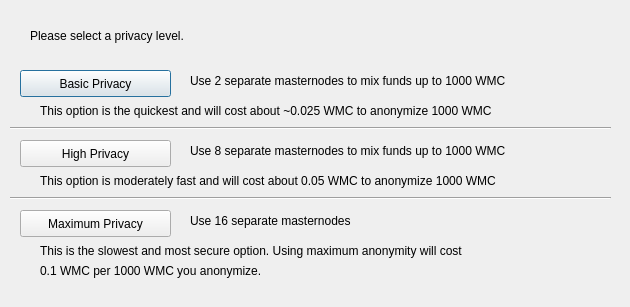
<?xml version="1.0" encoding="UTF-8"?>
<ui version="4.0">
 <class>DarksendConfig</class>
 <widget class="QDialog" name="DarksendConfig">
  <property name="geometry">
   <rect>
    <x>0</x>
    <y>0</y>
    <width>630</width>
    <height>307</height>
   </rect>
  </property>
  <property name="windowTitle">
   <string>Configure PrivateSend</string>
  </property>
  <widget class="QPushButton" name="buttonBasic">
   <property name="geometry">
    <rect>
     <x>20</x>
     <y>70</y>
     <width>151</width>
     <height>27</height>
    </rect>
   </property>
   <property name="text">
    <string>Basic Privacy</string>
   </property>
  </widget>
  <widget class="QPushButton" name="buttonHigh">
   <property name="geometry">
    <rect>
     <x>20</x>
     <y>140</y>
     <width>151</width>
     <height>27</height>
    </rect>
   </property>
   <property name="text">
    <string>High Privacy</string>
   </property>
  </widget>
  <widget class="QPushButton" name="buttonMax">
   <property name="geometry">
    <rect>
     <x>20</x>
     <y>210</y>
     <width>151</width>
     <height>27</height>
    </rect>
   </property>
   <property name="text">
    <string>Maximum Privacy</string>
   </property>
  </widget>
  <widget class="QLabel" name="label">
   <property name="geometry">
    <rect>
     <x>30</x>
     <y>20</y>
     <width>571</width>
     <height>31</height>
    </rect>
   </property>
   <property name="text">
    <string>Please select a privacy level.</string>
   </property>
  </widget>
  <widget class="QLabel" name="label_2">
   <property name="geometry">
    <rect>
     <x>190</x>
     <y>70</y>
     <width>421</width>
     <height>21</height>
    </rect>
   </property>
   <property name="text">
    <string>Use 2 separate masternodes to mix funds up to 1000 WMC</string>
   </property>
  </widget>
  <widget class="QLabel" name="label_3">
   <property name="geometry">
    <rect>
     <x>190</x>
     <y>140</y>
     <width>411</width>
     <height>21</height>
    </rect>
   </property>
   <property name="text">
    <string>Use 8 separate masternodes to mix funds up to 1000 WMC</string>
   </property>
  </widget>
  <widget class="QLabel" name="label_4">
   <property name="geometry">
    <rect>
     <x>190</x>
     <y>210</y>
     <width>421</width>
     <height>21</height>
    </rect>
   </property>
   <property name="text">
    <string>Use 16 separate masternodes</string>
   </property>
  </widget>
  <widget class="QLabel" name="label_6">
   <property name="geometry">
    <rect>
     <x>40</x>
     <y>100</y>
     <width>561</width>
     <height>21</height>
    </rect>
   </property>
   <property name="text">
    <string>This option is the quickest and will cost about ~0.025 WMC to anonymize 1000 WMC</string>
   </property>
  </widget>
  <widget class="QLabel" name="label_7">
   <property name="geometry">
    <rect>
     <x>40</x>
     <y>170</y>
     <width>561</width>
     <height>21</height>
    </rect>
   </property>
   <property name="text">
    <string>This option is moderately fast and will cost about 0.05 WMC to anonymize 1000 WMC</string>
   </property>
  </widget>
  <widget class="QLabel" name="label_8">
   <property name="geometry">
    <rect>
     <x>40</x>
     <y>240</y>
     <width>561</width>
     <height>21</height>
    </rect>
   </property>
   <property name="text">
    <string>This is the slowest and most secure option. Using maximum anonymity will cost</string>
   </property>
  </widget>
  <widget class="QLabel" name="label_9">
   <property name="geometry">
    <rect>
     <x>40</x>
     <y>260</y>
     <width>561</width>
     <height>21</height>
    </rect>
   </property>
   <property name="text">
    <string>0.1 WMC per 1000 WMC you anonymize.</string>
   </property>
  </widget>
  <widget class="Line" name="line">
   <property name="geometry">
    <rect>
     <x>10</x>
     <y>120</y>
     <width>601</width>
     <height>16</height>
    </rect>
   </property>
   <property name="orientation">
    <enum>Qt::Horizontal</enum>
   </property>
  </widget>
  <widget class="Line" name="line_2">
   <property name="geometry">
    <rect>
     <x>10</x>
     <y>190</y>
     <width>601</width>
     <height>16</height>
    </rect>
   </property>
   <property name="orientation">
    <enum>Qt::Horizontal</enum>
   </property>
  </widget>
 </widget>
 <resources/>
 <connections/>
</ui>
